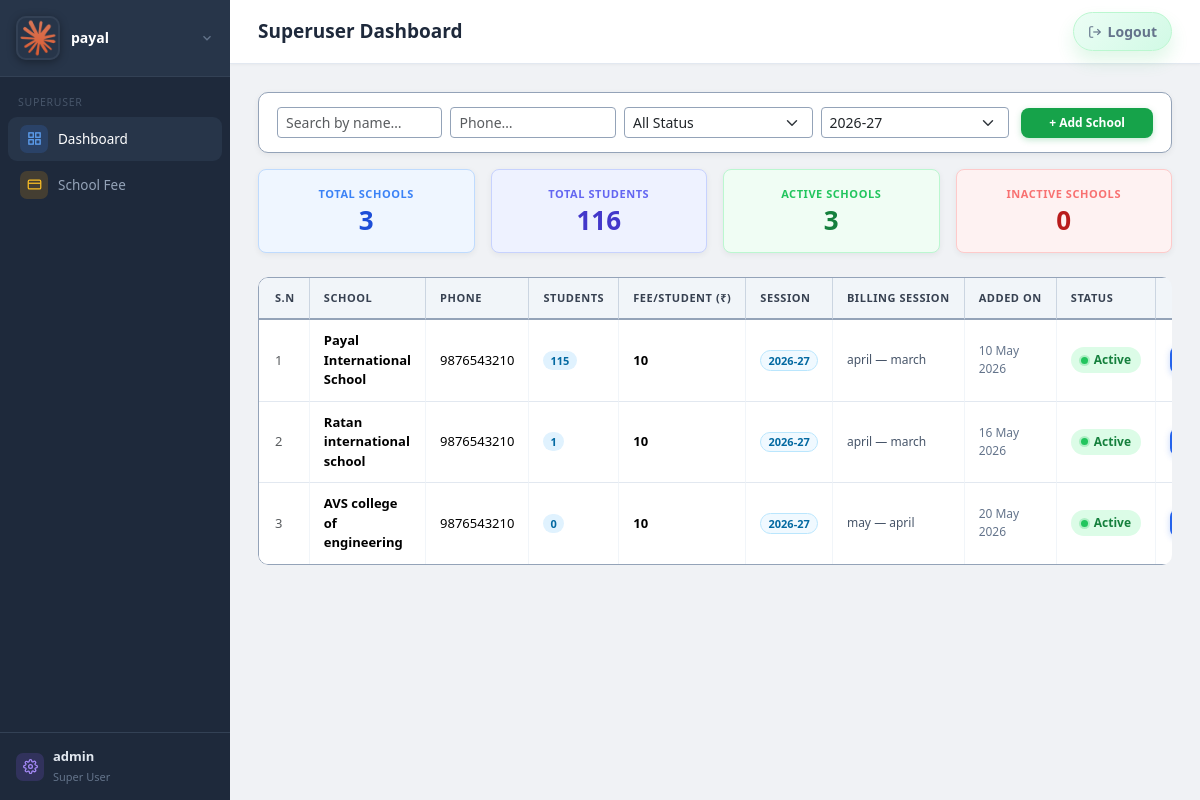
/super/ (signed in), run on the app's committed database.
### core/models.py (models this page shows, shortened)
class SuperUserSettings(models.Model):
    software_name = models.CharField(max_length=150, default='SchoolERP')
    superuser_name = models.CharField(max_length=150, blank=True)
    superuser_email = models.EmailField(blank=True)
    superuser_phone = models.CharField(max_length=20, blank=True)
    logo = models.ImageField(upload_to='software_logos/', blank=True, null=True)
    organization_address = models.TextField(blank=True)
    notes = models.TextField(blank=True)
    default_session = models.CharField(max_length=20, blank=True, default='',
                                       help_text='Default academic session shown on superuser dashboard and school fee pages.')
    updated_at = models.DateTimeField(auto_now=True)
    @classmethod
    def get_solo(cls):
        obj = cls.objects.order_by('pk').first()
        if obj:
            return obj
        return cls.objects.create()

class User(AbstractUser):
    SUPERUSER = 'superuser'
    SCHOOL_ADMIN = 'school_admin'
    ROLES = [(SUPERUSER, 'Super User'), (SCHOOL_ADMIN, 'School Admin')]
    role = models.CharField(max_length=20, choices=ROLES, default=SCHOOL_ADMIN)
    school = models.ForeignKey(School, on_delete=models.CASCADE, null=True, blank=True)
    def is_super(self):
        return self.role == self.SUPERUSER

class SchoolProfile(models.Model):
    school = models.OneToOneField(School, on_delete=models.CASCADE, related_name='profile')
    current_academic_session = models.CharField(
        max_length=20,
        default=default_current_academic_session,
        validators=[validate_academic_session],
    )
    session_start_month = models.CharField(max_length=15, choices=MONTH_CHOICES, default='april')
    session_end_month = models.CharField(max_length=15, choices=MONTH_CHOICES, default='march')
    billing_start_month = models.CharField(max_length=15, choices=MONTH_CHOICES, default='april')
    billing_end_month = models.CharField(max_length=15, choices=MONTH_CHOICES, default='march')
    updated_at = models.DateTimeField(auto_now=True)

class School(models.Model):
    name = models.CharField(max_length=200)
    subdomain = models.SlugField(
        max_length=63, unique=True, null=True, blank=True,
        help_text='URL slug for this school, e.g. "greenwood" → greenwood.erpdomain.com',
    )
    phone = models.CharField(max_length=20, blank=True)
    email = models.EmailField(blank=True)
    logo = models.ImageField(upload_to='school_logos/', blank=True, null=True)
    address = models.TextField(blank=True)
    is_active = models.BooleanField(default=True)
    fee_per_student = models.DecimalField(max_digits=8, decimal_places=2, default=0)
    created_at = models.DateTimeField(auto_now_add=True)

### core/views.py (the view)
# urls.py: path('super/', views.super_dashboard, name='super_dashboard'),
@super_only
def super_dashboard(request):
    su_settings = SuperUserSettings.get_solo()
    schools = School.objects.all()  # Include all schools (active and inactive)
    rows = []
    system_session = get_current_academic_session()
    profiles = {p.school_id: p for p in SchoolProfile.objects.all()}
    student_counts = {
        (r['school_id'], r['academic_session']): r['cnt']
        for r in Student.objects.filter(status=Student.STATUS_ACTIVE).values('school_id', 'academic_session').annotate(cnt=Count('id'))
    }
    for school in schools:
        profile = profiles.get(school.pk)
        current_session = profile.current_academic_session if profile else ''
        sessions_to_show = {current_session} if current_session else set()
        try:
            start_year = int(current_session.split('-')[0])
            prev_session = format_academic_session(start_year - 1)
            if prev_session == system_session:
                sessions_to_show.add(prev_session)
        except (ValueError, IndexError, AttributeError):
            pass
        billed_sessions = set(
            SchoolBillingPayment.objects.filter(school=school)
            .values_list('academic_session', flat=True)
            .distinct()
        )
        sessions_to_show.update(billed_sessions)
        session_record_sessions = set(
            SchoolSessionRecord.objects.filter(school=school)
            .values_list('academic_session', flat=True)
        )
        sessions_to_show.update(session_record_sessions)
        for session in sorted(sessions_to_show, reverse=True):
            is_current = session == current_session
            active_students = student_counts.get((school.pk, session), 0)
            rows.append({
                'school': school,
                'session': session,
                'is_current_session': is_current,
                'is_renewed': not is_current,
                'student_count': active_students,
                'fee_per_student': school.fee_per_student,
                'billing_start_month': profile.billing_start_month if profile else '—',
                'billing_end_month': profile.billing_end_month if profile else '—',
            })
    unique_sessions = sorted(
        {r['session'] for r in rows if r['session'] != '—'},
        reverse=True,
    )
    default_session = su_settings.default_session or system_session
    total_active_students = sum(
        r['student_count'] for r in rows
        if r['session'] == default_session
    )
    return render(request, 'superuser/dashboard.html', {
        'rows': rows,
        'total_schools': School.objects.count(),
        'total_students': total_active_students,
        'active_schools': School.objects.filter(is_active=True).count(),
        'inactive_schools': School.objects.filter(is_active=False).count(),
        'session_options': unique_sessions,
        'system_session': system_session,
        'default_session': default_session,
    })

### templates/superuser/dashboard.html (shortened to what this page needs)
{% extends 'base.html' %}
{% block page_title %}Superuser Dashboard{% endblock %}
{% block content %}
<div class="filter-bar">
  <div class="d-flex gap-2 align-items-center w-100">
    <input class="form-control form-control-sm flex-grow-1" id="filter-name" placeholder="Search by name…" oninput="applyFilters()">
    <input class="form-control form-control-sm flex-grow-1" id="filter-phone" placeholder="Phone…" oninput="applyFilters()">
    <select class="form-select form-select-sm flex-grow-1" id="filter-status" onchange="applyFilters()">
      <option value="">All Status</option>
    </select>
    <select class="form-select form-select-sm flex-grow-1" id="filter-session" onchange="applyFilters()">
      {% for s in session_options %}
        <option value="{{ s }}">{{ s }}</option>
      {% endfor %}
    </select>
    <a href="{% url 'school_add' %}" class="btn btn-sm ms-1" style="background:#16a34a;color:#fff;border:none;border-radius:8px;font-size:12px;font-weight:600;white-space:nowrap;box-shadow:0 2px 6px rgba(22,163,74,.25);padding:6px 28px;">+ Add School</a>
  </div>
</div>
<div class="row g-3 mb-4">
  <div class="col-6 col-md-3">
    <div class="card text-center p-3 kpi-card" onclick="toggleKPI(this)" data-kpi="total-schools" style="background:#eff6ff;border:1.5px solid #bfdbfe;box-shadow:0 2px 6px rgba(0,0,0,.06);">
      <div class="kpi-label" style="color:#3b82f6;">Total Schools</div>
      <div id="kpi-total-schools" class="kpi-value" style="color:#1d4ed8;">{{ total_schools }}</div>
    </div>
  </div>
  <div class="col-6 col-md-3">
    <div class="card text-center p-3 kpi-card" onclick="toggleKPI(this)" data-kpi="total-students" style="background:#eef2ff;border:1.5px solid #c7d2fe;box-shadow:0 2px 6px rgba(0,0,0,.06);">
      <div class="kpi-label" style="color:#6366f1;">Total Students</div>
      <div id="kpi-total-students" class="kpi-value" style="color:#4338ca;">{{ total_students }}</div>
    </div>
  </div>
  <div class="col-6 col-md-3">
    <div class="card text-center p-3 kpi-card" onclick="toggleKPI(this)" data-kpi="active-schools" style="background:#f0fdf4;border:1.5px solid #bbf7d0;box-shadow:0 2px 6px rgba(0,0,0,.06);">
      <div class="kpi-label" style="color:#22c55e;">Active Schools</div>
      <div id="kpi-active-schools" class="kpi-value" style="color:#15803d;">{{ active_schools }}</div>
    </div>
  </div>
  <div class="col-6 col-md-3">
    <div class="card text-center p-3 kpi-card" onclick="toggleKPI(this)" data-kpi="inactive-schools" style="background:#fef2f2;border:1.5px solid #fecaca;box-shadow:0 2px 6px rgba(0,0,0,.06);">
      <div class="kpi-label" style="color:#f87171;">Inactive Schools</div>
      <div id="kpi-inactive-schools" class="kpi-value" style="color:#b91c1c;">{{ inactive_schools }}</div>
    </div>
  </div>
</div>
<div class="table-responsive" style="max-height:520px;overflow-y:auto;border-radius:10px;">
  <table class="table mb-0 sup-table">
    <thead>
      <tr>
        <th class="ps-3">S.N</th>
        <th>School</th>
        <th>Phone</th>
        <th>Students</th>
        <th>Fee/Student (₹)</th>
        <th>Session</th>
        <th>Billing Session</th>
        <th>Added On</th>
        <th>Status</th>
        <th class="text-center pe-3">Actions</th>
      </tr>
    </thead>
    <tbody id="schools-tbody">
      {% for r in rows %}
      <tr
        data-name="{{ r.school.name|lower }}"
        data-phone="{{ r.school.phone|default:''|lower }}"
        data-email="{{ r.school.email|default:''|lower }}"
        data-status="{% if r.school.is_active %}active{% else %}inactive{% endif %}"
        data-session="{{ r.session }}"
      >
        <td class="ps-3 text-muted row-sn"></td>
        <td><strong>{{ r.school.name }}</strong></td>
        <td>{{ r.school.phone|default:"-" }}</td>
        <td>
          <span class="badge rounded-pill" style="background:#e0f2fe;color:#0369a1;font-size:11px;font-weight:600;">{{ r.student_count }}</span>
        </td>
        <td class="fw-semibold">{{ r.school.fee_per_student|floatformat:0 }}</td>
        <td>
          <span class="badge rounded-pill" style="background:#f0f9ff;color:#0369a1;font-size:11px;font-weight:600;border:1px solid #bae6fd;">
            {{ r.session }}
          </span>
        </td>
        <td style="font-size:12px;color:#475569;font-weight:500;">
          {{ r.billing_start_month }} — {{ r.billing_end_month }}
        </td>
        <td style="color:#64748b;font-size:12px;">{{ r.school.created_at|date:"d M Y" }}</td>
        <td>
          {% if r.school.is_active %}
            <span class="status-pill status-active"><span class="status-dot"></span>Active</span>
          {% else %}
            <span class="status-pill status-inactive"><span class="status-dot"></span>Inactive</span>
          {% endif %}
        </td>
        <td class="text-center pe-3">
        </td>
      </tr>
      {% empty %}
      <tr id="empty-row">
        <td colspan="11" class="text-center py-5 text-muted">No schools yet. Click "+ Add New School" to get started.</td>
      </tr>
      {% endfor %}
    </tbody>
  </table>
</div>
{% endblock %}

### templates/base.html (shortened to what this page needs)
{% load static %}
<!DOCTYPE html>
<html lang="en">
<head>
<link rel="stylesheet" href="{% static 'css/style.css' %}">
<link rel="stylesheet" href="https://cdn.jsdelivr.net/npm/bootstrap@5.3.3/dist/css/bootstrap.min.css">
</head>
<body>
<div class="sidebar">
  <div class="brand" id="brand-profile">
    <button type="button" class="brand-trigger" onclick="toggleBrandProfile(event)" aria-expanded="false" aria-controls="brand-profile-menu">
      <div class="brand-inner">
        {% if app_settings and app_settings.logo %}
          <img src="{{ app_settings.logo.url }}" alt="{{ app_settings.software_name|default:'SchoolERP' }}" class="brand-logo">
        {% else %}
          <div class="brand-logo-fallback">
            <svg width="22" height="22" fill="none" stroke="#fff" stroke-width="2" viewBox="0 0 24 24"><path d="M3 9l9-7 9 7v11a2 2 0 0 1-2 2H5a2 2 0 0 1-2-2z"/><polyline points="9 22 9 12 15 12 15 22"/></svg>
          </div>
        {% endif %}
        <div class="brand-text">
          <div class="brand-name">{{ app_settings.software_name|default:'SchoolERP' }}</div>
        </div>
        <svg class="brand-chevron" width="14" height="14" fill="none" stroke="currentColor" stroke-width="2.2" viewBox="0 0 24 24"><polyline points="6 9 12 15 18 9"/></svg>
      </div>
    </button>
  </div>
  <nav>
    {% if user.is_super %}
      <div class="nav-section">Superuser</div>
      <a href="{% url 'super_dashboard' %}" {% if request.resolver_match.url_name == 'super_dashboard' %}class="active"{% endif %}>
        <span class="ni ni-blue"><svg width="15" height="15" fill="none" stroke="currentColor" stroke-width="2" viewBox="0 0 24 24"><rect x="3" y="3" width="7" height="7"/><rect x="14" y="3" width="7" height="7"/><rect x="3" y="14" width="7" height="7"/><rect x="14" y="14" width="7" height="7"/></svg></span>
        Dashboard
      </a>
      <a href="{% url 'super_school_fee_dashboard' %}" {% if request.resolver_match.url_name == 'super_school_fee_dashboard' or request.resolver_match.url_name == 'super_collect_fee' %}class="active"{% endif %}>
        <span class="ni ni-amber"><svg width="15" height="15" fill="none" stroke="currentColor" stroke-width="2" viewBox="0 0 24 24"><rect x="2" y="5" width="20" height="14" rx="2"/><line x1="2" y1="10" x2="22" y2="10"/></svg></span>
        School Fee
      </a>
    {% endif %}
  </nav>
  {% if not user.is_super %}
  <a href="{% url 'config_view' %}" class="user-info {% if request.resolver_match.url_name == 'config_view' %}active{% endif %}">
    <span class="ni ni-purple"><svg width="15" height="15" fill="none" stroke="currentColor" stroke-width="2" viewBox="0 0 24 24"><circle cx="12" cy="12" r="3"/><path d="M19.4 15a1.65 1.65 0 0 0 .33 1.82l.06.06a2 2 0 0 1-2.83 2.83l-.06-.06a1.65 1.65 0 0 0-1.82-.33 1.65 1.65 0 0 0-1 1.51V21a2 2 0 0 1-4 0v-.09A1.65 1.65 0 0 0 9 19.4a1.65 1.65 0 0 0-1.82.33l-.06.06a2 2 0 0 1-2.83-2.83l.06-.06A1.65 1.65 0 0 0 4.68 15a1.65 1.65 0 0 0-1.51-1H3a2 2 0 0 1 0-4h.09A1.65 1.65 0 0 0 4.6 9a1.65 1.65 0 0 0-.33-1.82l-.06-.06a2 2 0 0 1 2.83-2.83l.06.06A1.65 1.65 0 0 0 9 4.68a1.65 1.65 0 0 0 1-1.51V3a2 2 0 0 1 4 0v.09a1.65 1.65 0 0 0 1 1.51 1.65 1.65 0 0 0 1.82-.33l.06-.06a2 2 0 0 1 2.83 2.83l-.06.06A1.65 1.65 0 0 0 19.4 9a1.65 1.65 0 0 0 1.51 1H21a2 2 0 0 1 0 4h-.09a1.65 1.65 0 0 0-1.51 1z"/></svg></span>
    Settings
  </a>
  {% else %}
  <a href="{% url 'super_settings' %}" class="user-info {% if request.resolver_match.url_name == 'super_settings' %}active{% endif %}">
    <span class="ni ni-purple"></span>
    <div class="user-details">
      <strong>{{ user.username }}</strong>
      <small>{{ user.get_role_display }}</small>
    </div>
  </a>
  {% endif %}
</div>
<div class="main">
  <div class="topbar">
    <h1>{% block page_title %}Dashboard{% endblock %}</h1>
    <div class="topbar-right">
      <a class="topbar-logout" href="{% url 'logout' %}">
        <svg width="14" height="14" fill="none" stroke="currentColor" stroke-width="2" viewBox="0 0 24 24"><path d="M9 21H5a2 2 0 0 1-2-2V5a2 2 0 0 1 2-2h4"/><polyline points="16 17 21 12 16 7"/><line x1="21" y1="12" x2="9" y2="12"/></svg>
        Logout
      </a>
    </div>
  </div>
  <div class="content">
    {% block content %}{% endblock %}
  </div>
</div>
</body>
</html>

### data on the page
SuperUserSettings: logo (picture), software_name "payal"
User: username "admin", role "Super User"
SchoolProfile: current_academic_session "2026-27"
School: school.name "Payal International School", school.phone "9876543210", student_count "115", school.fee_per_student "10", session "2026-27", billing_start_month "april", billing_end_month "march", school.created_at "10 May 2026", is_active True (drawn)
School: school.name "Ratan international school", school.phone "9876543210", student_count "1", school.fee_per_student "10", session "2026-27", billing_start_month "april", billing_end_month "march", school.created_at "16 May 2026", shows "Active"
School: school.name "AVS college of engineering", school.phone "9876543210", student_count "0", school.fee_per_student "10", session "2026-27", billing_start_month "may", billing_end_month "april", school.created_at "20 May 2026", is_active True (drawn)

### other printed values
{{ total_schools }} "3"
{{ total_students }} "116"
{{ active_schools }} "3"
{{ inactive_schools }} "0"
